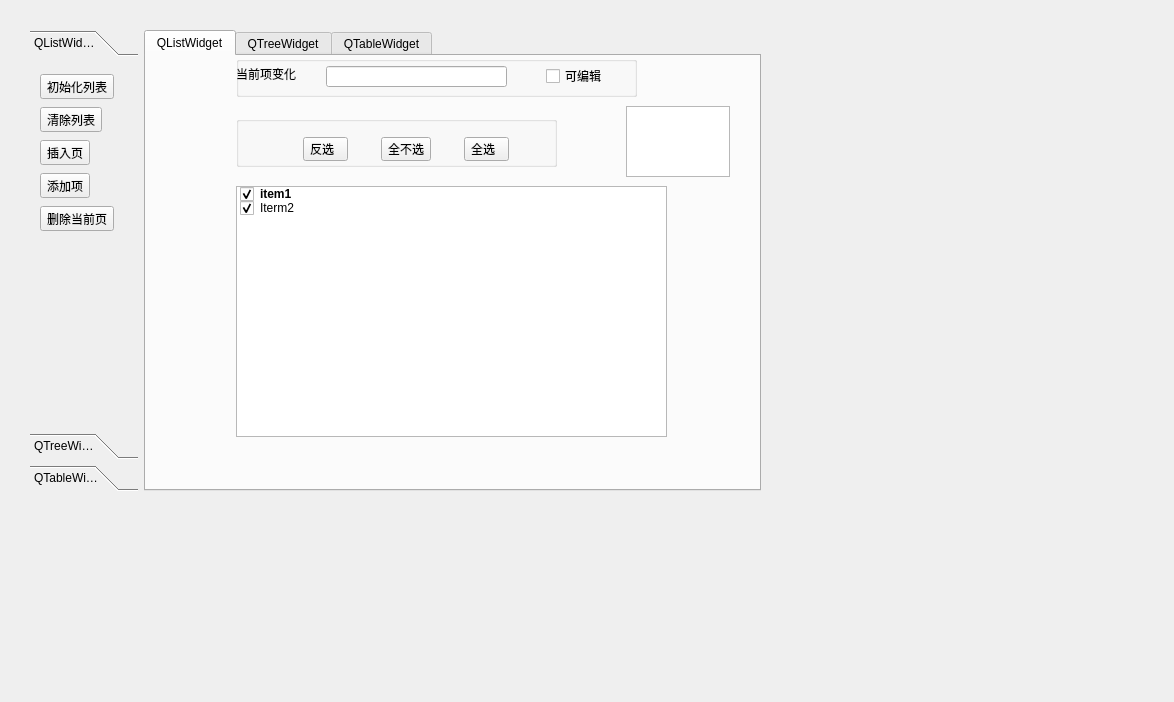
<?xml version="1.0" encoding="UTF-8"?>
<ui version="4.0">
 <class>Widget</class>
 <widget class="QWidget" name="Widget">
  <property name="geometry">
   <rect>
    <x>0</x>
    <y>0</y>
    <width>1174</width>
    <height>702</height>
   </rect>
  </property>
  <property name="windowTitle">
   <string>Widget</string>
  </property>
  <widget class="QWidget" name="formLayoutWidget">
   <property name="geometry">
    <rect>
     <x>30</x>
     <y>30</y>
     <width>731</width>
     <height>461</height>
    </rect>
   </property>
   <layout class="QFormLayout" name="formLayout">
    <item row="0" column="0">
     <widget class="QToolBox" name="toolBox">
      <property name="currentIndex">
       <number>0</number>
      </property>
      <widget class="QWidget" name="page">
       <property name="geometry">
        <rect>
         <x>0</x>
         <y>0</y>
         <width>114</width>
         <height>369</height>
        </rect>
       </property>
       <attribute name="label">
        <string>QListWidget操作</string>
       </attribute>
       <widget class="QWidget" name="verticalLayoutWidget">
        <property name="geometry">
         <rect>
          <x>10</x>
          <y>10</y>
          <width>121</width>
          <height>161</height>
         </rect>
        </property>
        <layout class="QVBoxLayout" name="verticalLayout">
         <item>
          <widget class="QToolButton" name="toolButton_2">
           <property name="text">
            <string>初始化列表</string>
           </property>
          </widget>
         </item>
         <item>
          <widget class="QToolButton" name="toolButton">
           <property name="text">
            <string>清除列表</string>
           </property>
          </widget>
         </item>
         <item>
          <widget class="QToolButton" name="toolButton_5">
           <property name="text">
            <string>插入页</string>
           </property>
          </widget>
         </item>
         <item>
          <widget class="QToolButton" name="toolButton_4">
           <property name="text">
            <string>添加项</string>
           </property>
          </widget>
         </item>
         <item>
          <widget class="QToolButton" name="toolButton_3">
           <property name="text">
            <string>删除当前页</string>
           </property>
          </widget>
         </item>
        </layout>
       </widget>
      </widget>
      <widget class="QWidget" name="page_2">
       <property name="geometry">
        <rect>
         <x>0</x>
         <y>0</y>
         <width>114</width>
         <height>369</height>
        </rect>
       </property>
       <attribute name="label">
        <string>QTreeWidget操作</string>
       </attribute>
       <widget class="QWidget" name="verticalLayoutWidget_2">
        <property name="geometry">
         <rect>
          <x>10</x>
          <y>10</y>
          <width>121</width>
          <height>161</height>
         </rect>
        </property>
        <layout class="QVBoxLayout" name="verticalLayout_3">
         <item>
          <widget class="QToolButton" name="toolButton_11">
           <property name="text">
            <string>初始化列表</string>
           </property>
          </widget>
         </item>
         <item>
          <widget class="QToolButton" name="toolButton_12">
           <property name="text">
            <string>清除列表</string>
           </property>
          </widget>
         </item>
         <item>
          <widget class="QToolButton" name="toolButton_13">
           <property name="text">
            <string>插入页</string>
           </property>
          </widget>
         </item>
         <item>
          <widget class="QToolButton" name="toolButton_14">
           <property name="text">
            <string>添加项</string>
           </property>
          </widget>
         </item>
         <item>
          <widget class="QToolButton" name="toolButton_15">
           <property name="text">
            <string>删除当前页</string>
           </property>
          </widget>
         </item>
        </layout>
       </widget>
      </widget>
      <widget class="QWidget" name="page_3">
       <property name="geometry">
        <rect>
         <x>0</x>
         <y>0</y>
         <width>114</width>
         <height>369</height>
        </rect>
       </property>
       <attribute name="label">
        <string>QTableWidget操作</string>
       </attribute>
       <widget class="QWidget" name="verticalLayoutWidget_3">
        <property name="geometry">
         <rect>
          <x>10</x>
          <y>10</y>
          <width>121</width>
          <height>161</height>
         </rect>
        </property>
        <layout class="QVBoxLayout" name="verticalLayout_4">
         <item>
          <widget class="QToolButton" name="toolButton_16">
           <property name="text">
            <string>初始化列表</string>
           </property>
          </widget>
         </item>
         <item>
          <widget class="QToolButton" name="toolButton_17">
           <property name="text">
            <string>清除列表</string>
           </property>
          </widget>
         </item>
         <item>
          <widget class="QToolButton" name="toolButton_18">
           <property name="text">
            <string>插入页</string>
           </property>
          </widget>
         </item>
         <item>
          <widget class="QToolButton" name="toolButton_19">
           <property name="text">
            <string>添加项</string>
           </property>
          </widget>
         </item>
         <item>
          <widget class="QToolButton" name="toolButton_20">
           <property name="text">
            <string>删除当前页</string>
           </property>
          </widget>
         </item>
        </layout>
       </widget>
      </widget>
     </widget>
    </item>
    <item row="0" column="1">
     <widget class="QTabWidget" name="tabWidget">
      <property name="currentIndex">
       <number>0</number>
      </property>
      <widget class="QWidget" name="tab">
       <attribute name="title">
        <string>QListWidget</string>
       </attribute>
       <widget class="QGroupBox" name="groupBox_4">
        <property name="geometry">
         <rect>
          <x>90</x>
          <y>60</y>
          <width>321</width>
          <height>51</height>
         </rect>
        </property>
        <property name="title">
         <string/>
        </property>
        <widget class="QWidget" name="horizontalLayoutWidget">
         <property name="geometry">
          <rect>
           <x>40</x>
           <y>21</y>
           <width>261</width>
           <height>24</height>
          </rect>
         </property>
         <layout class="QHBoxLayout" name="horizontalLayout">
          <item>
           <widget class="QToolButton" name="toolButton_22">
            <property name="text">
             <string>反选  </string>
            </property>
           </widget>
          </item>
          <item>
           <widget class="QToolButton" name="toolButton_23">
            <property name="text">
             <string>全不选</string>
            </property>
           </widget>
          </item>
          <item>
           <widget class="QToolButton" name="toolButton_24">
            <property name="text">
             <string>全选  </string>
            </property>
           </widget>
          </item>
         </layout>
        </widget>
       </widget>
       <widget class="QGroupBox" name="groupBox_3">
        <property name="geometry">
         <rect>
          <x>90</x>
          <y>0</y>
          <width>401</width>
          <height>41</height>
         </rect>
        </property>
        <property name="title">
         <string/>
        </property>
        <widget class="QLabel" name="label_3">
         <property name="geometry">
          <rect>
           <x>0</x>
           <y>10</y>
           <width>91</width>
           <height>16</height>
          </rect>
         </property>
         <property name="text">
          <string>当前项变化</string>
         </property>
        </widget>
        <widget class="QLineEdit" name="varEditText">
         <property name="geometry">
          <rect>
           <x>90</x>
           <y>10</y>
           <width>181</width>
           <height>21</height>
          </rect>
         </property>
        </widget>
        <widget class="QCheckBox" name="checkBox_3">
         <property name="geometry">
          <rect>
           <x>310</x>
           <y>10</y>
           <width>80</width>
           <height>20</height>
          </rect>
         </property>
         <property name="text">
          <string>可编辑</string>
         </property>
        </widget>
       </widget>
       <widget class="QListWidget" name="listWidget">
        <property name="geometry">
         <rect>
          <x>90</x>
          <y>130</y>
          <width>431</width>
          <height>251</height>
         </rect>
        </property>
        <item>
         <property name="text">
          <string>item1</string>
         </property>
         <property name="font">
          <font>
           <bold>true</bold>
          </font>
         </property>
         <property name="background">
          <brush brushstyle="NoBrush">
           <color alpha="255">
            <red>255</red>
            <green>85</green>
            <blue>0</blue>
           </color>
          </brush>
         </property>
         <property name="foreground">
          <brush brushstyle="NoBrush">
           <color alpha="255">
            <red>255</red>
            <green>85</green>
            <blue>0</blue>
           </color>
          </brush>
         </property>
         <property name="checkState">
          <enum>Checked</enum>
         </property>
         <property name="flags">
          <set>ItemIsSelectable|ItemIsEditable|ItemIsDragEnabled|ItemIsUserCheckable|ItemIsEnabled</set>
         </property>
        </item>
        <item>
         <property name="text">
          <string>Iterm2</string>
         </property>
         <property name="checkState">
          <enum>Checked</enum>
         </property>
         <property name="flags">
          <set>ItemIsSelectable|ItemIsEditable|ItemIsDragEnabled|ItemIsUserCheckable|ItemIsEnabled</set>
         </property>
        </item>
       </widget>
       <widget class="QTextEdit" name="textEdit">
        <property name="geometry">
         <rect>
          <x>480</x>
          <y>50</y>
          <width>104</width>
          <height>71</height>
         </rect>
        </property>
       </widget>
      </widget>
      <widget class="QWidget" name="tab_2">
       <attribute name="title">
        <string>QTreeWidget</string>
       </attribute>
       <widget class="QGroupBox" name="groupBox_2">
        <property name="geometry">
         <rect>
          <x>90</x>
          <y>0</y>
          <width>401</width>
          <height>41</height>
         </rect>
        </property>
        <property name="title">
         <string/>
        </property>
        <widget class="QLabel" name="label_2">
         <property name="geometry">
          <rect>
           <x>0</x>
           <y>10</y>
           <width>91</width>
           <height>16</height>
          </rect>
         </property>
         <property name="text">
          <string>当前项变化</string>
         </property>
        </widget>
        <widget class="QLineEdit" name="lineEdit_2">
         <property name="geometry">
          <rect>
           <x>90</x>
           <y>10</y>
           <width>181</width>
           <height>21</height>
          </rect>
         </property>
        </widget>
        <widget class="QCheckBox" name="checkBox_2">
         <property name="geometry">
          <rect>
           <x>310</x>
           <y>10</y>
           <width>80</width>
           <height>20</height>
          </rect>
         </property>
         <property name="text">
          <string>可编辑</string>
         </property>
        </widget>
       </widget>
       <widget class="QGroupBox" name="groupBox_5">
        <property name="geometry">
         <rect>
          <x>90</x>
          <y>60</y>
          <width>321</width>
          <height>51</height>
         </rect>
        </property>
        <property name="title">
         <string/>
        </property>
        <widget class="QWidget" name="horizontalLayoutWidget_2">
         <property name="geometry">
          <rect>
           <x>40</x>
           <y>21</y>
           <width>261</width>
           <height>24</height>
          </rect>
         </property>
         <layout class="QHBoxLayout" name="horizontalLayout_2">
          <item>
           <widget class="QToolButton" name="toolButton_25">
            <property name="text">
             <string>反选  </string>
            </property>
           </widget>
          </item>
          <item>
           <widget class="QToolButton" name="toolButton_26">
            <property name="text">
             <string>全不选</string>
            </property>
           </widget>
          </item>
          <item>
           <widget class="QToolButton" name="toolButton_27">
            <property name="text">
             <string>全选  </string>
            </property>
           </widget>
          </item>
         </layout>
        </widget>
       </widget>
       <widget class="QListWidget" name="listWidget_2">
        <property name="geometry">
         <rect>
          <x>90</x>
          <y>130</y>
          <width>431</width>
          <height>251</height>
         </rect>
        </property>
       </widget>
      </widget>
      <widget class="QWidget" name="tab_3">
       <attribute name="title">
        <string>QTableWidget</string>
       </attribute>
       <widget class="QGroupBox" name="groupBox_6">
        <property name="geometry">
         <rect>
          <x>90</x>
          <y>0</y>
          <width>401</width>
          <height>41</height>
         </rect>
        </property>
        <property name="title">
         <string/>
        </property>
        <widget class="QLabel" name="label_4">
         <property name="geometry">
          <rect>
           <x>0</x>
           <y>10</y>
           <width>91</width>
           <height>16</height>
          </rect>
         </property>
         <property name="text">
          <string>当前项变化</string>
         </property>
        </widget>
        <widget class="QLineEdit" name="lineEdit_4">
         <property name="geometry">
          <rect>
           <x>90</x>
           <y>10</y>
           <width>181</width>
           <height>21</height>
          </rect>
         </property>
        </widget>
        <widget class="QCheckBox" name="checkBox_4">
         <property name="geometry">
          <rect>
           <x>310</x>
           <y>10</y>
           <width>80</width>
           <height>20</height>
          </rect>
         </property>
         <property name="text">
          <string>可编辑</string>
         </property>
        </widget>
       </widget>
       <widget class="QGroupBox" name="groupBox_7">
        <property name="geometry">
         <rect>
          <x>90</x>
          <y>60</y>
          <width>321</width>
          <height>51</height>
         </rect>
        </property>
        <property name="title">
         <string/>
        </property>
        <widget class="QWidget" name="horizontalLayoutWidget_3">
         <property name="geometry">
          <rect>
           <x>40</x>
           <y>21</y>
           <width>261</width>
           <height>24</height>
          </rect>
         </property>
         <layout class="QHBoxLayout" name="horizontalLayout_3">
          <item>
           <widget class="QToolButton" name="toolButton_28">
            <property name="text">
             <string>反选  </string>
            </property>
           </widget>
          </item>
          <item>
           <widget class="QToolButton" name="toolButton_29">
            <property name="text">
             <string>全不选</string>
            </property>
           </widget>
          </item>
          <item>
           <widget class="QToolButton" name="toolButton_30">
            <property name="text">
             <string>全选  </string>
            </property>
           </widget>
          </item>
         </layout>
        </widget>
       </widget>
       <widget class="QListWidget" name="listWidget_3">
        <property name="geometry">
         <rect>
          <x>90</x>
          <y>130</y>
          <width>431</width>
          <height>251</height>
         </rect>
        </property>
       </widget>
      </widget>
     </widget>
    </item>
   </layout>
  </widget>
  <action name="actionInitList">
   <property name="checkable">
    <bool>true</bool>
   </property>
   <property name="checked">
    <bool>true</bool>
   </property>
   <property name="enabled">
    <bool>true</bool>
   </property>
   <property name="icon">
    <iconset theme="初始化列表">
     <normaloff>initlist.ico</normaloff>initlist.ico</iconset>
   </property>
   <property name="text">
    <string>初始化列表</string>
   </property>
   <property name="font">
    <font/>
   </property>
   <property name="shortcut">
    <string>Ctrl+M</string>
   </property>
  </action>
 </widget>
 <resources/>
 <connections>
  <connection>
   <sender>actionInitList</sender>
   <signal>triggered()</signal>
   <receiver>textEdit</receiver>
   <slot>clear()</slot>
   <hints>
    <hint type="sourcelabel">
     <x>-1</x>
     <y>-1</y>
    </hint>
    <hint type="destinationlabel">
     <x>693</x>
     <y>150</y>
    </hint>
   </hints>
  </connection>
 </connections>
</ui>
